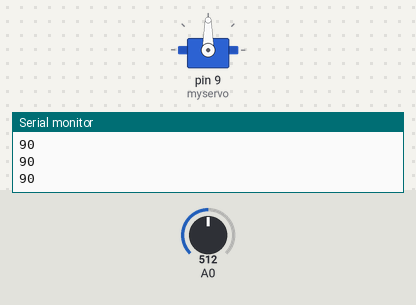
A sketch run on a simulated Arduino Uno, built with avr-gcc and run on an emulated ATmega328P. On the bench: servo, the last lines printed to the serial monitor. The test bench sets the inputs (shaded band); at power-on: A0 = 512.

Above: at 3.2 s.
3.3 s: A0 set to 716
At 3.9 s:
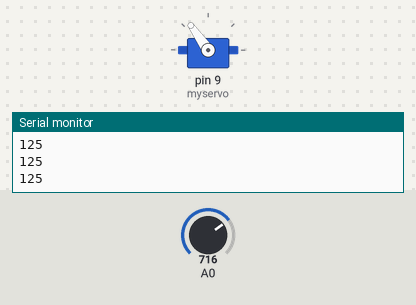
4.8 s: A0 set to 900
At 5.4 s:
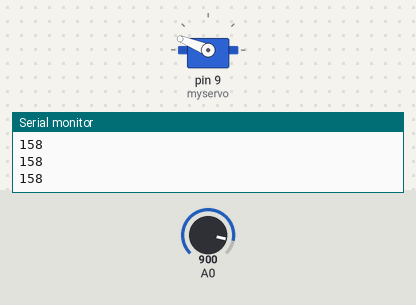
6.3 s: A0 set to 1023
At 7.0 s:
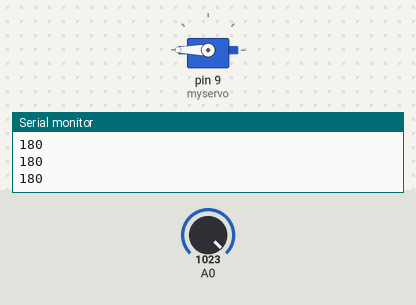
7.8 s: A0 set to 306
At 8.6 s:
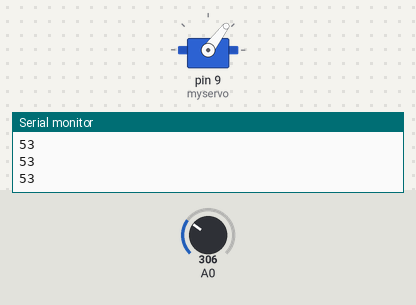
9.3 s: A0 set to 122
At 10.5 s:
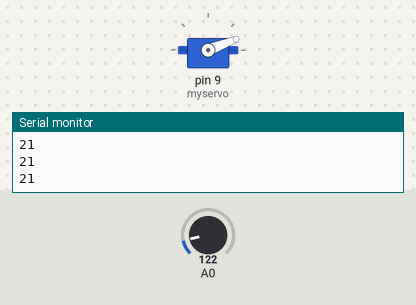
10.8 s: A0 set to 0
At 12.2 s:
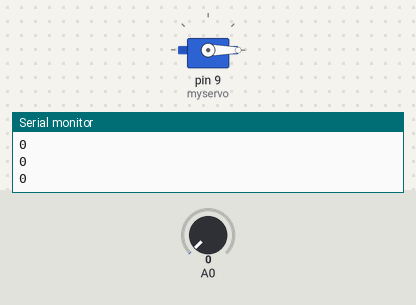
Timing chart, 0 to 13.3 s (numbered marks = the images above; inputs shaded):
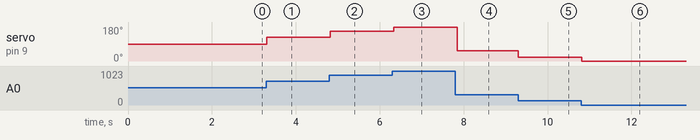

The sketch:

esc_test.ino.ino
```cpp
#include <Servo.h>

Servo myservo;  // create servo object to control a servo
// twelve servo objects can be created on most boards

int pos = 0;    // variable to store the servo position

void setup() {
  myservo.attach(9);
  Serial.begin(9600);
  Serial.println("initialized");
  delay(2000);// attaches the servo on pin 9 to the servo object
}

void loop() {

  int potRead = analogRead(A0);
  int pwm = map(potRead, 0, 1023, 0, 180);
  Serial.println(pwm);
  myservo.write(pwm);
  delay(50);


//  for (pos = 0; pos <= 180; pos += 1) { // goes from 0 degrees to 180 degrees
//    // in steps of 1 degree
//    myservo.write(pos);              // tell servo to go to position in variable 'pos'
//    delay(15);                       // waits 15 ms for the servo to reach the position
//  }
//  for (pos = 180; pos >= 0; pos -= 1) { // goes from 180 degrees to 0 degrees
//    myservo.write(pos);              // tell servo to go to position in variable 'pos'
//    delay(15);                       // waits 15 ms for the servo to reach the position
//  }
}
```

Measured:
- after the input at 3.3 s, servo on pin 9 (myservo): 90° → 125° at once
- after the input at 4.8 s, servo on pin 9 (myservo): 125° → 158° at once
- after the input at 6.3 s, servo on pin 9 (myservo): 158° → 180° at once
- after the input at 7.8 s, servo on pin 9 (myservo): 180° → 53° after 0.05 s
- after the input at 9.3 s, servo on pin 9 (myservo): 53° → 21° at once
- after the input at 10.8 s, servo on pin 9 (myservo): 21° → 0° at once
